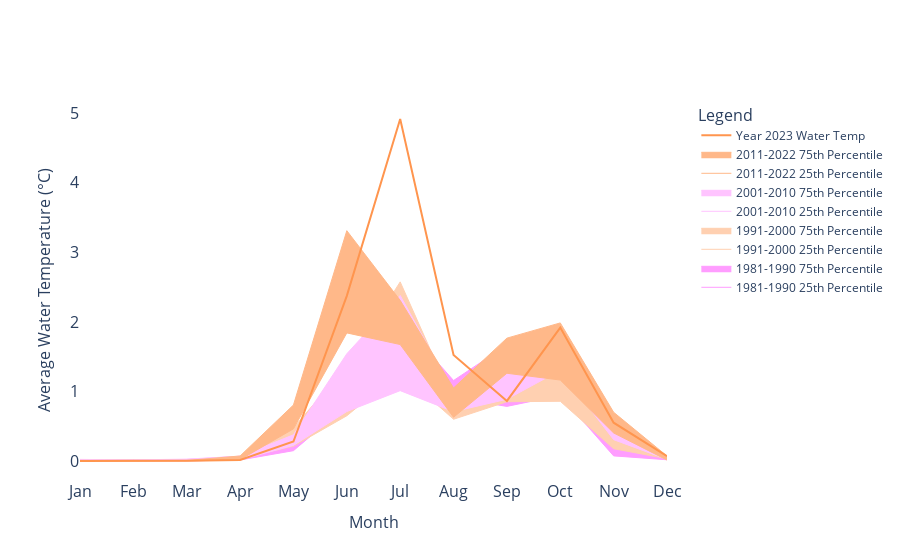

The code cell stored with this chart in its notebook:
### Markdown cell above
## Plotting final water temperature plot for report

### Code cell
import xarray as xr
import plotly.graph_objects as go
import os
import pandas as pd

# Base directory where the NetCDF files are stored
data_dir = '/Users/casey/Desktop/blue-dot/data/raw'

# Months (1 through 12) and their corresponding names
month_names = ['Jan', 'Feb', 'Mar', 'Apr', 'May', 'Jun', 'Jul', 'Aug', 'Sep', 'Oct', 'Nov', 'Dec']
months = list(range(1, 13))

# Decade ranges, starting from 1981
decades = [(1981, 1990), (1991, 2000), (2001, 2010), (2011, 2022)]

# Latitude and longitude bounds for Northern Alaska
lat_bounds = [64, 71]
lon_bounds = [-168, -141]

# Initialize DataFrame for water temperature
df_water_temp = pd.DataFrame()

# Process each file in the directory
for file_name in os.listdir(data_dir):
    if file_name.endswith('.nc4'):
        # Extract year and month from file name
        parts = file_name.split('.')
        date_part = parts[-2]  # Format 'YYYYMM'
        year = int(date_part[:4])
        month = int(date_part[4:6])

        file_path = os.path.join(data_dir, file_name)
        ds = xr.open_dataset(file_path)

        # Extract 'Var_TSKINWTR' for Northern Alaska region
        water_temp = ds['Var_TSKINWTR'].sel(lat=slice(*lat_bounds), lon=slice(*lon_bounds))

        # Store temperature data in DataFrame
        df_water_temp.at[pd.to_datetime(f'{year}-{month}-01'), 'Water Temperature'] = water_temp.mean().values
        ds.close()

# Create a figure for plotting
fig = go.Figure()

# Custom line and fill colors for each decade
decade_colors = {
    (1981, 1990): '#ff9dff', #pink
    (1991, 2000): '#ffd0b1', #light orange
    (2001, 2010): '#ffc4ff', #medium pink
    (2011, 2022): '#ffb889' #orange
}


# Plot for each decade
for (start_year, end_year), color in decade_colors.items():
    # Select the data for the decade
    decade_data = df_water_temp[(df_water_temp.index.year >= start_year) & (df_water_temp.index.year <= end_year)]
    
    # Calculate the 25th and 75th percentiles for each month
    lower_bound = decade_data.groupby(decade_data.index.month).quantile(0.25)
    upper_bound = decade_data.groupby(decade_data.index.month).quantile(0.75)

    # Plot the percentiles
    fig.add_trace(go.Scatter(x=lower_bound.index, y=lower_bound['Water Temperature'], mode='lines', line=dict(color=color, width=1), name=f'{start_year}-{end_year} 25th Percentile', showlegend=True))
    fig.add_trace(go.Scatter(x=upper_bound.index, y=upper_bound['Water Temperature'], mode='lines', line=dict(color=color, width=1), name=f'{start_year}-{end_year} 75th Percentile', fill='tonexty', fillcolor=color, showlegend=True))

# Plot 2023 separately
data_2023_water_temp = df_water_temp[df_water_temp.index.year == 2023].sort_index()
if not data_2023_water_temp.empty:
    fig.add_trace(go.Scatter(x=data_2023_water_temp.index.month, y=data_2023_water_temp['Water Temperature'], mode='lines', line=dict(color='#ff954e', width=2), name='Year 2023 Water Temp'))

# Update layout with legend
fig.update_layout(
    title='',
    xaxis=dict(title='Month', tickmode='array', tickvals=months, showgrid=False, ticktext=month_names, title_font=dict(size=16), tickfont=dict(size=16)),
    yaxis=dict(title='Average Water Temperature (°C)', showgrid=False, title_font=dict(size=16), tickfont=dict(size=16)),
    plot_bgcolor='rgba(255,255,255,1)',  # White background
    paper_bgcolor='rgba(255,255,255,1)', 
    legend=dict(
        title='Legend',
        orientation='v',
        x=1.05,
        y=1,
        xanchor='left',
        yanchor='top',
        title_font=dict(size=16)
    )
)

fig.show()

fig.write_image('/Users/casey/Desktop/blue-dot/reports/figures/water_temp_plot.svg', width = 1250, height = 700)

### Figure 1 — Plotly figure (JSON) as saved in the notebook; plotly's stock layout.template omitted (floating-point values rounded to 4 significant figures)
{"data": [{"line": {"color": "#ff9dff", "width": 1}, "mode": "lines", "name": "1981-1990 25th Percentile", "showlegend": true, "type": "scatter", "x": [1, 2, 3, 4, 5, 6, 7, 8, 9, 10, 11, 12], "y": [0.00984, 0.006824, 0.006228, 0.01476, 0.1485, 0.7981, 1.215, 0.9086, 0.7856, 0.9443, 0.07362, 0.01776]}, {"fill": "tonexty", "fillcolor": "#ff9dff", "line": {"color": "#ff9dff", "width": 1}, "mode": "lines", "name": "1981-1990 75th Percentile", "showlegend": true, "type": "scatter", "x": [1, 2, 3, 4, 5, 6, 7, 8, 9, 10, 11, 12], "y": [0.01439, 0.01916, 0.02198, 0.06803, 0.2082, 1.226, 2.027, 1.158, 1.669, 1.613, 0.2711, 0.02773]}, {"line": {"color": "#ffd0b1", "width": 1}, "mode": "lines", "name": "1991-2000 25th Percentile", "showlegend": true, "type": "scatter", "x": [1, 2, 3, 4, 5, 6, 7, 8, 9, 10, 11, 12], "y": [0.01435, 0.007206, 0.008776, 0.03311, 0.2134, 0.6503, 1.281, 0.6002, 0.8525, 0.8585, 0.1768, 0.03354]}, {"fill": "tonexty", "fillcolor": "#ffd0b1", "line": {"color": "#ffd0b1", "width": 1}, "mode": "lines", "name": "1991-2000 75th Percentile", "showlegend": true, "type": "scatter", "x": [1, 2, 3, 4, 5, 6, 7, 8, 9, 10, 11, 12], "y": [0.02091, 0.01354, 0.01992, 0.04602, 0.4797, 1.365, 2.576, 0.8519, 1.581, 1.877, 0.354, 0.05677]}, {"line": {"color": "#ffc4ff", "width": 1}, "mode": "lines", "name": "2001-2010 25th Percentile", "showlegend": true, "type": "scatter", "x": [1, 2, 3, 4, 5, 6, 7, 8, 9, 10, 11, 12], "y": [0.001578, 0.002814, 0.0003089, 0.01572, 0.2246, 0.7112, 1.012, 0.71, 0.888, 1.305, 0.307, 0.02327]}, {"fill": "tonexty", "fillcolor": "#ffc4ff", "line": {"color": "#ffc4ff", "width": 1}, "mode": "lines", "name": "2001-2010 75th Percentile", "showlegend": true, "type": "scatter", "x": [1, 2, 3, 4, 5, 6, 7, 8, 9, 10, 11, 12], "y": [0.02334, 0.01566, 0.02714, 0.0688, 0.3766, 1.542, 2.381, 0.9895, 1.529, 1.878, 0.6258, 0.0557]}, {"line": {"color": "#ffb889", "width": 1}, "mode": "lines", "name": "2011-2022 25th Percentile", "showlegend": true, "type": "scatter", "x": [1, 2, 3, 4, 5, 6, 7, 8, 9, 10, 11, 12], "y": [0.001302, 0.0002941, 0.0008537, 0.01873, 0.4623, 1.842, 1.675, 0.629, 1.262, 1.164, 0.4035, 0.0138]}, {"fill": "tonexty", "fillcolor": "#ffb889", "line": {"color": "#ffb889", "width": 1}, "mode": "lines", "name": "2011-2022 75th Percentile", "showlegend": true, "type": "scatter", "x": [1, 2, 3, 4, 5, 6, 7, 8, 9, 10, 11, 12], "y": [0.009207, 0.006511, 0.007968, 0.07228, 0.8055, 3.313, 2.311, 1.05, 1.767, 1.986, 0.7011, 0.07212]}, {"line": {"color": "#ff954e", "width": 2}, "mode": "lines", "name": "Year 2023 Water Temp", "type": "scatter", "x": [1, 2, 3, 4, 5, 6, 7, 8, 9, 10, 11, 12], "y": [0.0006476, 2.872e-05, 0.004475, 0.01489, 0.2796, 2.375, 4.919, 1.526, 0.8642, 1.918, 0.5511, 0.07086]}], "layout": {"legend": {"orientation": "v", "title": {"font": {"size": 16}, "text": "Legend"}, "x": 1.05, "xanchor": "left", "y": 1, "yanchor": "top"}, "paper_bgcolor": "rgba(255,255,255,1)", "plot_bgcolor": "rgba(255,255,255,1)", "title": {"text": ""}, "xaxis": {"showgrid": false, "tickfont": {"size": 16}, "tickmode": "array", "ticktext": ["Jan", "Feb", "Mar", "Apr", "May", "Jun", "Jul", "Aug", "Sep", "Oct", "Nov", "Dec"], "tickvals": [1, 2, 3, 4, 5, 6, 7, 8, 9, 10, 11, 12], "title": {"font": {"size": 16}, "text": "Month"}}, "yaxis": {"showgrid": false, "tickfont": {"size": 16}, "title": {"font": {"size": 16}, "text": "Average Water Temperature (°C)"}}}}
